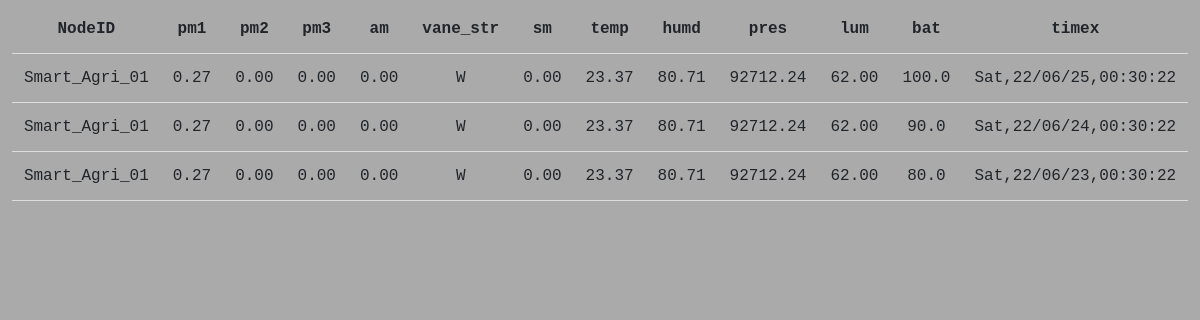
Page /data_ on the committed database.
### appdir/models.py (models this page shows)
class SensorData(db.Model):
    NodeID = db.Column(db.String(100), nullable=True)
    tpluviometer1 = db.Column(db.String(100), nullable=True)
    tpluviometer2 = db.Column(db.String(100), nullable=True)
    tpluviometer3 = db.Column(db.String(100), nullable=True)
    tanemometer = db.Column(db.String(100), nullable=True)
    twd = db.Column(db.String(100), nullable=True)
    tSoil_moist = db.Column(db.String(100), nullable=True)
    ttemp = db.Column(db.String(100), nullable=True)
    thumd = db.Column(db.String(100), nullable=True)
    tpres = db.Column(db.String(100), nullable=True)
    tLuminosity = db.Column(db.String(100), nullable=True)
    tbat = db.Column(db.Float(precision=6), nullable=True)
    ttime = db.Column(db.String(100), primary_key=True, nullable=False, unique=True)
    def __repr__(self):
        return f"{self.NodeID} {self.tpluviometer1} {self.tpluviometer2} {self.tpluviometer3} {self.tanemometer} {self.twd} {self.tSoil_moist} {self.ttemp} {self.thumd} {self.tpres} {self.tLuminosity} {self.tbat} {self.ttime}"

### appdir/routes.py (the view)
@app.route('/')
@app.route("/data_")
def data_():
    sensors = appdir.models.SensorData.query.all()
    return render_template('data_.html', sensors=sensors)

### appdir/__init__.py (called while the page is built)
def split_func(strn):
    t = f'{strn}'
    return t.split()

### appdir/templates/data_.html
{% extends "root.html" %}
{% block main %}
    <div class="sensor-card">
    <table align="center" cellpadding="12px" id="sens-table">
        <tr id="bold_em">
            <td>NodeID</td>
            <td>pm1</td>
            <td>pm2</td>
            <td>pm3</td>
            <td>am</td>
            <td>vane_str</td>
            <td>sm</td>
            <td>temp</td>
            <td>humd</td>
            <td>pres</td>
            <td>lum</td>
            <td>bat</td>
            <td>timex</td>
        </tr>
        {% for temp in sensors %}
        {% set sen_str = temp %}
        {% set sensor = split_func(sen_str) %}
        <tr>
            <td>{{ sensor[0] }}</td>
            <td>{{ sensor[1] }}</td>
            <td>{{ sensor[2] }}</td>
            <td>{{ sensor[3] }}</td>
            <td>{{ sensor[4] }}</td>
            <td>{{ sensor[5] }}</td>
            <td>{{ sensor[6] }}</td>
            <td>{{ sensor[7] }}</td>
            <td>{{ sensor[8] }}</td>
            <td>{{ sensor[9] }}</td>
            <td>{{ sensor[10] }}</td>
            <td>{{ sensor[11] }}</td>
            <td>{{ sensor[12] }}</td>
        </tr>
        {% endfor %}
    </table>
    </div>
{% endblock main %}

### appdir/templates/root.html (shortened to what this page needs)
<!DOCTYPE html>
<html lang="en" dir="ltr">
<head>
    <link rel="stylesheet" href="https://maxcdn.bootstrapcdn.com/bootstrap/4.0.0/css/bootstrap.min.css">
     <link rel="stylesheet" href="{{ url_for('static', filename='css/style.css') }}">
</head>
<body>
{% block main %}
{% endblock main %}
</body>
</html>

### appdir/static/css/style.css (style rules this page uses)
body { box-sizing: border-box; margin: 0; padding: 0; background-color: #AAAAAA; }
#bold_em { font-weight: bold; }
tr { border-bottom: 1px solid #ddd; }
.sensor-card { padding: 5px 5px; font-family: "Moncao" ,monospace; font-size: 16px; text-align: center; }

### rows in the picture
SensorData: NodeID "Smart_Agri_01", tpluviometer1 "0.27", sensor "0.00", twd "W", ttemp "23.37", thumd "80.71", tpres "92712.24", tLuminosity "62.00", tbat "100.0", ttime "Sat,22/06/25,00:30:22"
SensorData: NodeID "Smart_Agri_01", tpluviometer1 "0.27", sensor "0.00", twd "W", ttemp "23.37", thumd "80.71", tpres "92712.24", tLuminosity "62.00", tbat "90.0", ttime "Sat,22/06/24,00:30:22"
SensorData: NodeID "Smart_Agri_01", tpluviometer1 "0.27", sensor "0.00", twd "W", ttemp "23.37", thumd "80.71", tpres "92712.24", tLuminosity "62.00", tbat "80.0", ttime "Sat,22/06/23,00:30:22"
